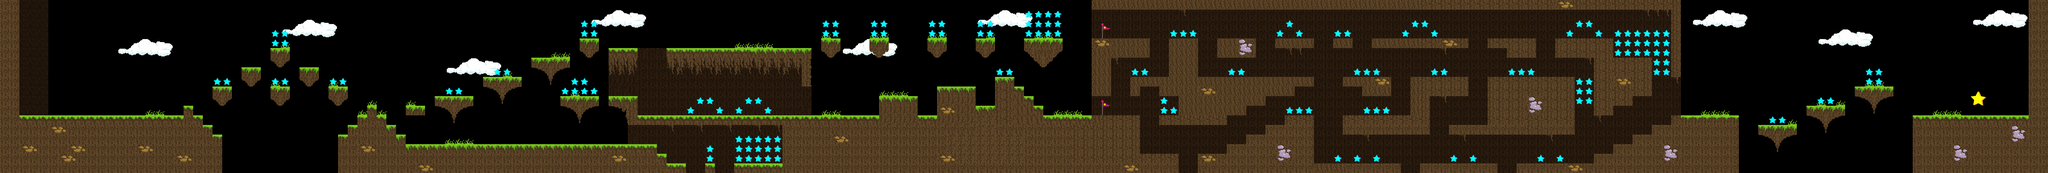

Rendered tile map (Tiled .tmx) drawn with the repository's tilesets; below, a short description and the map source with its tile grids summarised:
An orthogonal 212x18 tile map with 32x32 px tiles, 5 tile layers (Background, CollisionLayer, Enemies, Collectibles, ...), 3 tilesets.

<map version="1.0" tiledversion="2017.12.07" orientation="orthogonal" renderorder="right-down" width="212" height="18" tilewidth="32" tileheight="32" infinite="0" nextobjectid="1">
 <tileset firstgid="1" source="Tiles_64x64.tsx" />
 <tileset firstgid="257" source="lvl1Star.tsx" />
 <tileset firstgid="267" source="CheckPoints.tsx" />
 <layer name="Background" width="212" height="18">
  <data>[3816 cells, 1468 non-empty, 21 distinct tile ids]</data>
 </layer>
 <layer name="CollisionLayer" width="212" height="18">
  <data>[3816 cells, 1361 non-empty, 33 distinct tile ids]</data>
 </layer>
 <layer name="Enemies" width="212" height="18">
  <data>[3816 cells, 0 non-empty, 0 distinct tile ids]</data>
 </layer>
 <layer name="Collectibles" width="212" height="18">
  <data>[3816 cells, 160 non-empty, 2 distinct tile ids]</data>
 </layer>
 <layer name="CheckPoints" width="212" height="18">
  <data>[3816 cells, 2 non-empty, 1 distinct tile ids]</data>
 </layer>
</map>
